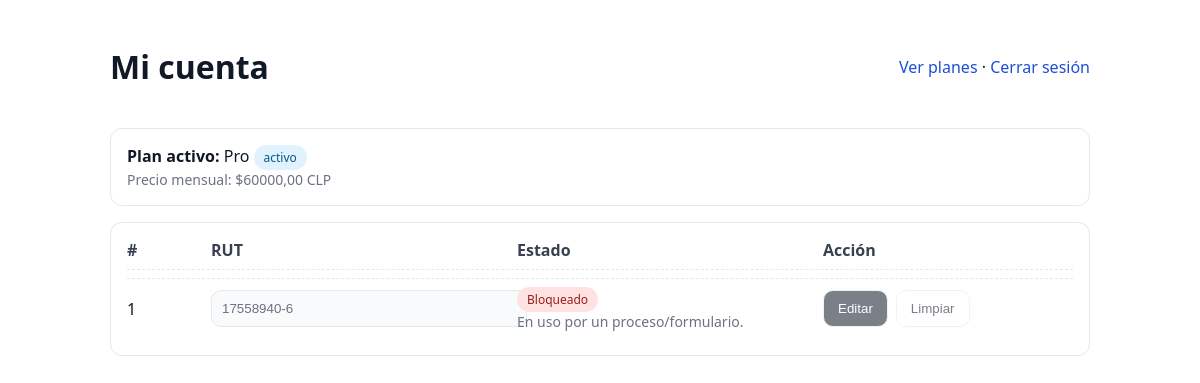
The app's page /account/ (signed in) with its own data.
### core/models.py (models this page shows, shortened)
class UserSubscriptionCurrent(models.Model):
    user = models.OneToOneField(settings.AUTH_USER_MODEL, on_delete=models.CASCADE)
    plan = models.ForeignKey(Plan, on_delete=models.PROTECT)
    status = models.CharField(max_length=16, choices=SUBS_STATUS, default="active")
    activated_at = models.DateTimeField(default=timezone.now)
    expires_at = models.DateTimeField(null=True, blank=True)
    auto_renew = models.BooleanField(default=True)
    provider = models.CharField(max_length=32, blank=True)
    external_subscription_id = models.CharField(max_length=128, blank=True)

class Plan(models.Model):
    code = models.CharField(max_length=32, unique=True)
    name = models.CharField(max_length=80)
    price_month = models.DecimalField(max_digits=10, decimal_places=2)
    rut_quota = models.PositiveSmallIntegerField(choices=((1, "1"), (2, "2"), (4, "4")))
    is_active = models.BooleanField(default=True)

class UserRutSlot(models.Model):
    user = models.ForeignKey(
        settings.AUTH_USER_MODEL, on_delete=models.CASCADE, related_name="user_rut_slots"
    )
    slot_index = models.PositiveSmallIntegerField()
    rut = models.CharField(max_length=16, blank=True)
    state = models.CharField(max_length=12, choices=RUT_STATE, default="empty")
    locked_at = models.DateTimeField(null=True, blank=True)
    locked_by_form = models.ForeignKey("Form", null=True, blank=True, on_delete=models.SET_NULL)
    created_at = models.DateTimeField(auto_now_add=True)
    updated_at = models.DateTimeField(auto_now=True)
    class Meta:
        constraints = [
            models.UniqueConstraint(
                fields=["user", "slot_index"], name="uq_rutslot_user_slotindex"
            )
        ]
        indexes = [
            models.Index(fields=["user", "slot_index"]),
            models.Index(fields=["user", "rut"]),
        ]

### core/views.py (the view)
# urls.py: path("account/", views.account_view, name="account"),
@login_required
def account_view(request: HttpRequest) -> HttpResponse:
    usc = UserSubscriptionCurrent.objects.filter(user=request.user).first()
    slots = UserRutSlot.objects.filter(user=request.user).order_by("slot_index")
    return render(request, "account.html", {"usc": usc, "slots": slots})

### core/templates/account.html (shortened to what this page needs)
{% load static %}
<!doctype html>
<html lang="es">
<head>
</head>
<body>
<div class="container">
  <div class="header">
    <h1>Mi cuenta</h1>
    <div>
      <a class="link" href="{% url 'pricing' %}">Ver planes</a> ·
      <a class="link" href="{% url 'logout' %}">Cerrar sesión</a>
    </div>
  </div>
  <div class="card">
    {% if usc %}
      <div><strong>Plan activo:</strong> {{ usc.plan.name }} <span class="pill ok">activo</span></div>
      <div class="muted">Precio mensual: ${{ usc.plan.price_month }} CLP</div>
    {% else %}
      <div><strong>Sin plan activo</strong> — <a class="link" href="{% url 'pricing' %}">Contratar plan</a></div>
    {% endif %}
  </div>
  <div class="card">
    <div class="grid-head">
      <div>#</div>
      <div>RUT</div>
      <div>Estado</div>
      <div>Acción</div>
    </div>
    {% for slot in slots %}
    <div class="grid-row" id="row-{{ slot.id }}">
      <div>{{ slot.slot_index }}</div>
      <div>
        <form method="post" action="{% url 'slot_update' slot.id %}" id="form-{{ slot.id }}">
          <input
            type="text"
            id="input-{{ slot.id }}"
            name="rut"
            value="{{ slot.rut|default_if_none:'' }}"
            placeholder="12.345.678-5"
            {% if slot.rut %}readonly{% endif %}
            {% if slot.locked_at or slot.state == 'locked' %}readonly{% endif %}
          >
        </form>
      </div>
      <div>
        {% if slot.locked_at or slot.state == 'locked' %}
          <span class="pill warn">Bloqueado</span>
          <div class="muted">En uso por un proceso/formulario.</div>
        {% endif %}
      </div>
      <div class="row-actions">
        {% if slot.locked_at or slot.state == 'locked' %}
          <button class="btn" disabled>Editar</button>
          <button class="btn secondary" disabled>Limpiar</button>
        {% endif %}
      </div>
    </div>
    {% empty %}
      <p class="muted">No tienes slots disponibles aún.</p>
    {% endfor %}
  </div>
</div>

### core/templates/account.html (style rules this page uses)
:root { --border:#e5e7eb;--muted:#6b7280;--fg:#111827;--ok-bg:#e0f2fe;--ok-fg:#075985; --warn-bg:#fee2e2;--warn-fg:#991b1b;--success-bg:#ecfdf5;--success-fg:#047857; --info-bg:#eff6ff;--info-fg:#1d4ed8;--err-bg:#fef2f2;--err-fg:#b91c1c; }
body { font-family:system-ui,-apple-system,"Segoe UI",Roboto,Helvetica,Arial,sans-serif;margin:24px;color:var(--fg) }
.container { max-width:980px;margin:auto }
.header { display:flex;gap:12px;align-items:center;justify-content:space-between;margin-bottom:18px }
.link { color:#1d4ed8;text-decoration:none }
.card { border:1px solid var(--border);border-radius:12px;padding:16px;margin-bottom:16px }
.muted { color:var(--muted);font-size:14px }
.pill { display:inline-block;padding:4px 10px;border-radius:999px;font-size:12px }
.ok { background:var(--ok-bg);color:var(--ok-fg) }
.warn { background:var(--warn-bg);color:var(--warn-fg) }
.grid-head,.grid-row { display:grid;grid-template-columns:72px 1fr 1fr 250px;gap:12px;align-items:center }
.grid-head { font-weight:600;color:#374151;border-bottom:1px dashed var(--border);padding-bottom:8px;margin-bottom:8px }
.grid-row { padding:8px 0;border-top:1px dashed var(--border) }
input[type="text"] { width:100%;padding:10px;border:1px solid var(--border);border-radius:10px }
input[readonly] { background:#f9fafb;color:#6b7280 }
.btn { padding:10px 14px;border-radius:10px;border:1px solid var(--border);background:#111827;color:#fff;cursor:pointer }
.btn.secondary { background:#fff;color:#111827 }
.btn[disabled] { opacity:.55;cursor:not-allowed }
.row-actions { display:flex;gap:8px;flex-wrap:wrap }

### records on screen
UserSubscriptionCurrent: plan.name "Pro", plan.price_month "60000,00"
UserRutSlot: slot_index "1", rut "17558940-6", shows "Bloqueado", shows "Editar"
